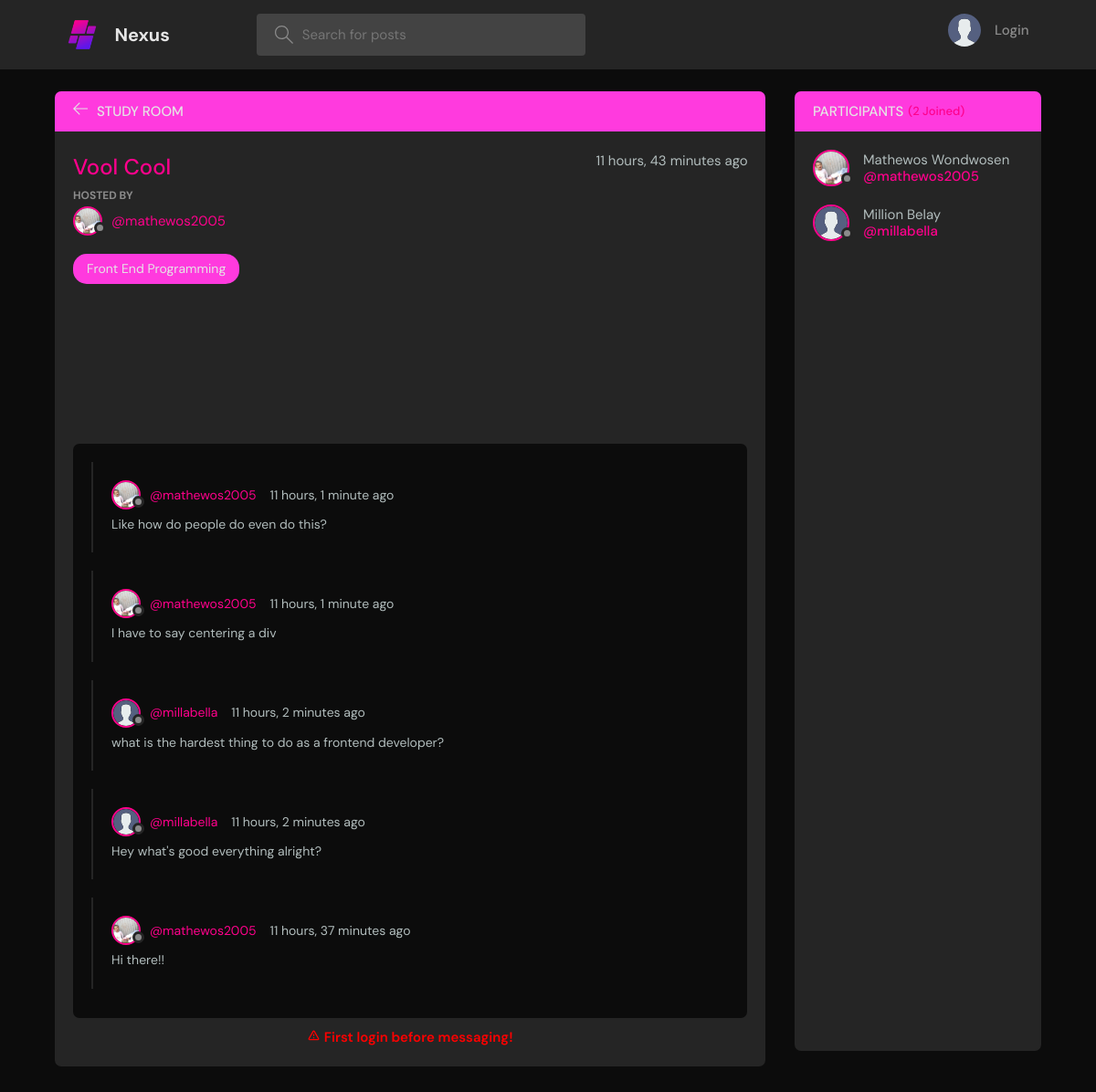
Screenshot of /room/22/ with the database file from the repository.
### base/models.py (models this page shows, shortened)
class Room(models.Model):
    host = models.ForeignKey(User, on_delete=models.SET_NULL, null=True)
    topic = models.ForeignKey(Topic, on_delete=models.SET_NULL, null=True)
    name = models.CharField(max_length=200)
    description = models.TextField(null=True, blank=True)
    participants = models.ManyToManyField(
        User, related_name='participants', blank=True)
    updated = models.DateTimeField(auto_now=True)
    created = models.DateTimeField(auto_now_add=True)
    class Meta:
        ordering = ['-updated', '-created']

class User(AbstractUser):
    name = models.CharField(max_length=200, null=True)
    email = models.EmailField(unique=True, null=True)
    bio = models.TextField(null=True)
    avatar = models.ImageField(null=True, default="avatar.svg")
    USERNAME_FIELD = 'email'
    REQUIRED_FIELDS = []

class Topic(models.Model):
    name = models.CharField(max_length=200)
    def __str__(self):
        return self.name

class Message(models.Model):
    user = models.ForeignKey(User, on_delete=models.CASCADE)
    room = models.ForeignKey(Room, on_delete=models.CASCADE)
    body = models.TextField()
    updated = models.DateTimeField(auto_now=True)
    created = models.DateTimeField(auto_now_add=True)
    class Meta:
        ordering = ['-updated', '-created']

### base/views.py (the view, shortened to what this page needs)
# urls.py: path('room/<str:pk>/', views.room, name="room"),
def room(request, pk):
    room = Room.objects.get(id=pk)
    room_messages = room.message_set.all()
    participants = room.participants.all()
    context = {'room': room, 'room_messages': room_messages,
               'participants': participants}
    return render(request, 'base/room.html', context)

### base/templates/base/room.html (shortened to what this page needs)
{% extends 'main.html' %}
{% block content %}
<main class="profile-page layout layout--2">
  <div class="container">
    <div class="room">
      <div class="room__top">
        <div class="room__topLeft">
          <a href="{% url 'home' %}">
            <svg version="1.1" xmlns="http://www.w3.org/2000/svg" width="32" height="32" viewBox="0 0 32 32">
              <title>arrow-left</title>
              <path
                d="M13.723 2.286l-13.723 13.714 13.719 13.714 1.616-1.611-10.96-10.96h27.625v-2.286h-27.625l10.965-10.965-1.616-1.607z">
              </path>
            </svg>
          </a>
          <h3>Study Room</h3>
        </div>
      </div>
      <div class="room__box scroll">
        <div class="room__header scroll">
          <div class="room__info">
            <h3>{{room.name}}</h3>
            <span>{{room.created|timesince}} ago</span>
          </div>
          <div class="room__hosted">
            <p>Hosted By</p>
            <a href="{% url 'user-profile' room.host.id %}" class="room__author">
              <div class="avatar avatar--small">
                <img src="{{room.host.avatar.url}}" />
              </div>
              <span>@{{room.host.username}}</span>
            </a>
          </div>
          <span class="room__topics">{{room.topic}}</span>
        </div>
        <div class="room__conversation">
          <div class="threads scroll">
            {% for message in room_messages %}
            <div class="thread">
              <div class="thread__top">
                <div class="thread__author">
                  <a href="{% url 'user-profile' message.user.id %}" class="thread__authorInfo">
                    <div class="avatar avatar--small">
                      <img src="{{message.user.avatar.url}}" />
                    </div>
                    <span>@{{message.user.username}}</span>
                  </a>
                  <span class="thread__date">{{message.created|timesince}} ago</span>
                </div>
              </div>
              <div class="thread__details">
                {{message.body}}
              </div>
            </div>
            {% endfor %}
          </div>
        </div>
      </div>
      <div class="room__message">
        {% if user.is_authenticated %}
        <form action="" method="POST">
          {% csrf_token %}
          <input name="body" placeholder="Write your message here..." />
        </form>
          {% else %}
          <p style="text-align: center; font-weight: 600; color: red">
            First login before messaging!</p>
        {% endif %}
      </div>
    </div>
    <div class="participants">
      <h3 class="participants__top">Participants <span>({{participants.count}} Joined)</span></h3>
      <div class="participants__list scroll">
        {% for user in participants %}
        <a href="{%  url 'user-profile' user.id %}" class="participant">
          <div class="avatar avatar--medium">
            <img src="{{user.avatar.url}}" />
          </div>
          <p>
            {{user.name}}
            <span>@{{user.username}}</span>
          </p>
        </a>
        {% endfor %}
      </div>
    </div>
  </div>
</main>
{% endblock content %}

### rows the page displays
Room: name "Vool Cool", created "11 hours, 43 minutes", host.avatar (picture), host.username "mathewos2005", topic "Front End Programming"
Message: user.avatar (picture), user.username "mathewos2005", created "11 hours, 1 minute", body "Like how do people do even do this?"
Message: user.avatar (picture), user.username "mathewos2005", created "11 hours, 1 minute", body "I have to say centering a div"
Message: user.avatar (placeholder picture), user.username "millabella", created "11 hours, 2 minutes", body "what is the hardest thing to do as a frontend developer?"
Message: user.avatar (placeholder picture), user.username "millabella", created "11 hours, 2 minutes", body "Hey what's good everything alright?"
Message: user.avatar (picture), user.username "mathewos2005", created "11 hours, 37 minutes", body "Hi there!!"
User: avatar (picture), name "Mathewos Wondwosen", username "mathewos2005"
User: avatar (placeholder picture), name "Million Belay", username "millabella"

### other values shown
{{ participants.count }} "2"
